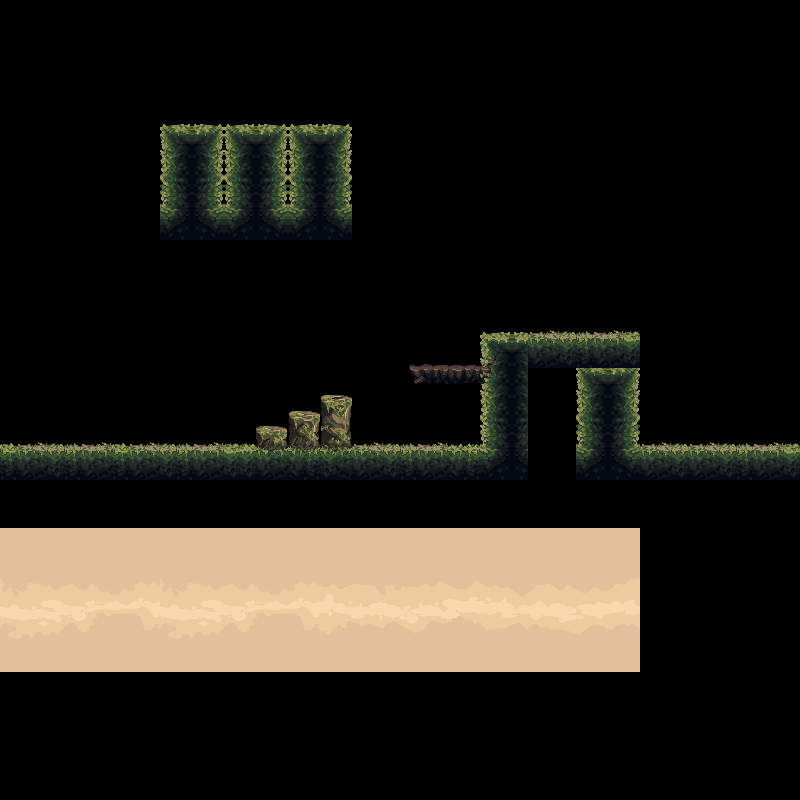

The image is a tile-based game level rendered from a .tmx file. Its description and source (layers, tilesets, objects; grid data summarised) follow:
An orthogonal 50x50 tile map with 16x16 px tiles, 1 tile layer (terrain), 2 tilesets.

<map version="1.4" tiledversion="1.4.1" orientation="orthogonal" renderorder="left-up" width="50" height="50" tilewidth="16" tileheight="16" infinite="0" nextlayerid="6" nextobjectid="1">
 <tileset firstgid="1" source="mainlevbuild.tsx" />
 <tileset firstgid="4097" source="bakcground_day1.tsx" />
 <layer id="3" name="terrain" width="50" height="50">
  <data>[2500 cells, 706 non-empty, 521 distinct tile ids]</data>
 </layer>
</map>
